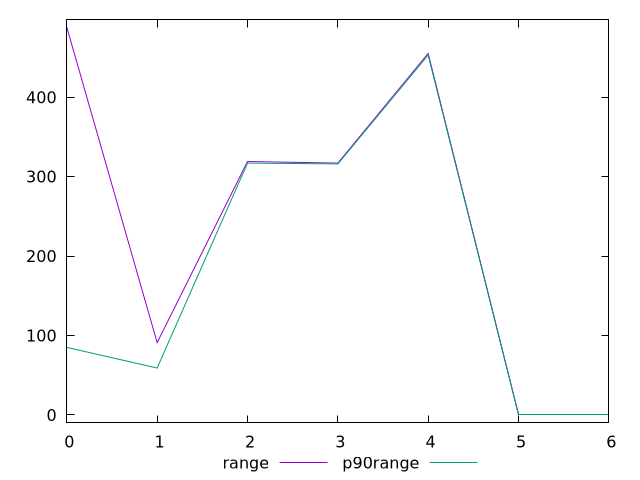

Reproduce this figure in gnuplot.
$_range <<EOF
0 488
1 91
2 319
3 317
4 455
5 0
6 0
EOF
$_p90Range <<EOF
0 85
1 59
2 317
3 316
4 453
5 0
6 0
EOF
set key outside below
set terminal pngcairo
set output "report_00006_2020-11-02T20-21-41.718Z/render-blocking-resources/progession_range_p90range.png"
set yrange [-9.76:497.76]
plot $_range title "range" with line ,$_p90Range title "p90range" with line ,
